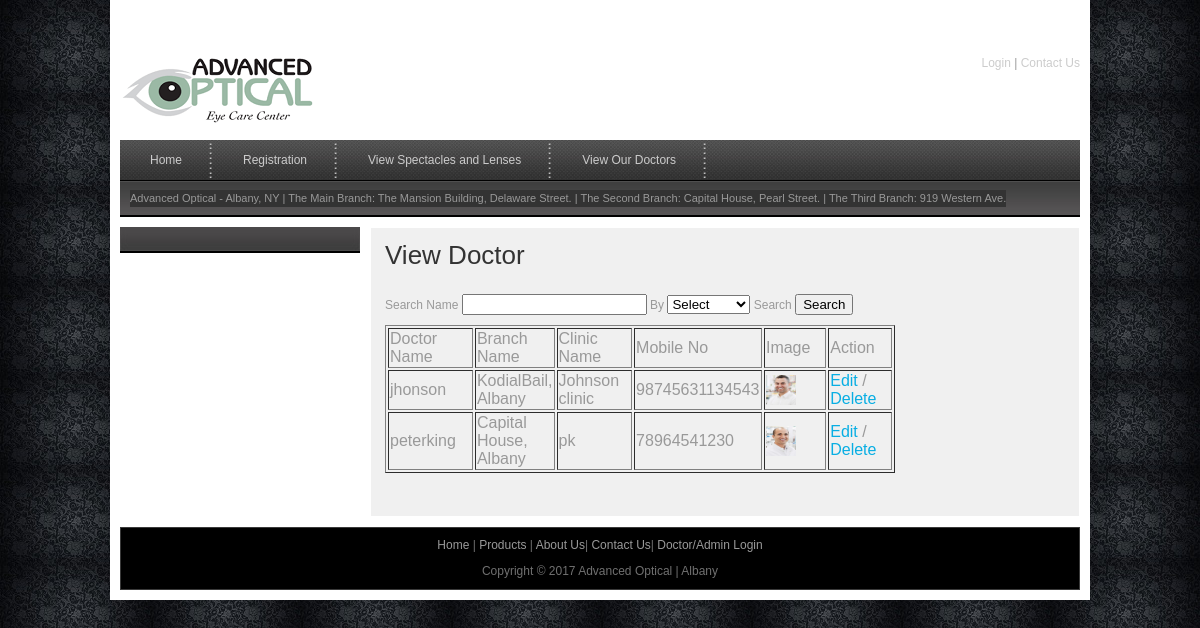
The app's page /viewdoctor.php with its own data.
### tables this page shows
CREATE TABLE IF NOT EXISTS `doctor` (
  `doc_id` int(10) NOT NULL AUTO_INCREMENT,
  `branch_id` int(10) NOT NULL,
  `doc_name` varchar(25) NOT NULL,
  `clinic_name` varchar(25) NOT NULL,
  `email_id` varchar(25) NOT NULL,
  `phone` varchar(25) NOT NULL,
  `mobile` varchar(25) NOT NULL,
  `login_id` varchar(25) NOT NULL,
  `password` varchar(25) NOT NULL,
  `created_at` date NOT NULL,
  `image` varchar(70) NOT NULL,
  `last_login` datetime DEFAULT NULL,
  PRIMARY KEY (`doc_id`)
);

CREATE TABLE IF NOT EXISTS `branch` (
  `branch_id` int(10) NOT NULL AUTO_INCREMENT,
  `branch_name` varchar(30) NOT NULL,
  `description` varchar(50) NOT NULL,
  PRIMARY KEY (`branch_id`)
);

### viewdoctor.php (the view, shortened to what this page needs)
<?php
include("includes/header.php");
include("includes/conn.php");
if(isset($_POST['search']))
{
	if($_POST['group'] == "Name")
	{
	$resultd = mysqli_query($con, "SELECT * FROM  doctor WHERE  doc_name LIKE  '%$_POST[docname]%'");
	}
	else if($_POST['group'] == "Doctor ID")
	{
	$resultd = mysqli_query($con, "SELECT * FROM  doctor WHERE doc_id LIKE '$_POST[docname]'");
	}
	else if($_POST['group'] == "Mobile No")
	{
	$resultd = mysqli_query($con, "SELECT * FROM  doctor WHERE mobile LIKE '$_POST[docname]'");
	}
}
else if(isset($_GET['act']) and $_GET['act'] =="delete")
{
	mysqli_query($con, "DELETE FROM doctor where doc_id='$_GET[docid]'");
	if(mysqli_affected_rows() == 1 )
	{
		$rcsucc = "Doctor record deleted successfully...";
	}
}
else
{
	$resultd = mysqli_query($con, "SELECT * FROM doctor");
}
?>
    <div id="tm_main">
   		<div id="sidebar" class="float_l">
        	<div class="sidebar_box"><span class="bottom"></span>
            </div>
   		</div>
        <div id="content" class="float_r">
          <h2>View Doctor</h2>
          <form id="form1" name="form1" method="post" action="" onSubmit="return validation()">
            <p>
              <label for="docname">Search Name</label>
            <input type="text" name="docname" id="docname" />
            <label for="group">By</label>
<select name="group" id="group">
  <option value="">Select</option>
</select>
            Search
            <input type="submit" name="search" id="search" value="Search" />
            </p>
            <table width="510" border="1">
          <tr>
                <td width="155">Doctor Name</td>
                <td width="75">Branch Name</td>
                <td width="126">Clinic Name</td>
                <td width="126">Mobile No</td>
				 <td width="126">Image</td>
                <td width="126">Action</td>
          </tr>
              <?php
           	while($row = mysqli_fetch_array($resultd))
  {
  echo "<tr>";
  echo "<td>" . $row['doc_name'] . "</td>";
  $selbr= mysqli_query($con, "SELECT * FROM branch where branch_id = '$row[branch_id]'");
  $recbr = mysqli_fetch_array($selbr);
  echo "<td>" . $recbr['branch_name'] . "</td>";
  echo "<td>" . $row['clinic_name'] . "</td>";
  echo "<td>" . $row['mobile'] . "</td>";
    echo "<td><img src='upload/$row[image]' width='30' height='30'></td>";
  echo "<td><a href='updatedoctor.php?docid=$row[doc_id]'>Edit</a> / <a href='adddoctors.php?docid=$row[doc_id]&act=delete'>Delete</a></a></td>";
  echo "</tr>";
  }
?>
            </table>
            <p>&nbsp;</p>
          </form>
</div>
    </div>
    <?php
include("includes/footer.php");
?>

### css/tm_style.css (style rules this page uses)
body { margin: 0; padding: 0; color: #999; font-family: Tahoma, Geneva, sans-serif; font-size: 12px; line-height: 1.4em; background-color: #2e2e2e; background-repeat: repeat; background-image: url(../images/tm_body.jpg) }
a, a:link, a:visited { color: #08aee3; font-weight: normal; text-decoration: none; }
p { margin: 0 0 10px 0; padding: 0; }
img { border: none; }
h1, h2, h3, h4, h5, h6 { color: #333; font-weight: normal; }
h2 { font-size: 26px; margin: 0 0 25px; padding: 5px 0; }
.float_l { float: left }
.float_r { float: right }
#tm_main { width: 100%; margin-bottom: 10px; }
#content { width: 680px; background: #f0f0f0; border: 1px solid #fff; padding: 14px; }
#sidebar { width: 240px }
.sidebar_box { position: relative; background: #4c4a4a; margin-bottom: 36px; }
.sidebar_box span.bottom { position: absolute; bottom: -26px; left: 0; width: 240px; height: 26px; background: url(../images/tm_sidebar_bottom.jpg) }

### records on screen
doctor: doc_name "jhonson", branch.branch_name "KodialBail, Albany", clinic_name "Johnson clinic", mobile "98745631134543", image (picture)
doctor: doc_name "peterking", branch.branch_name "Capital House, Albany", clinic_name "pk", mobile "78964541230", image (picture)
